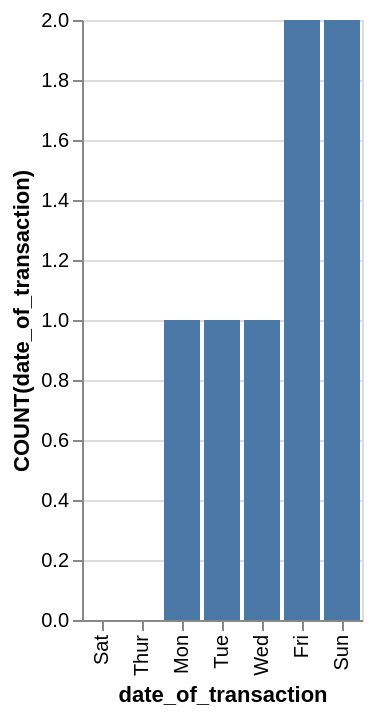

Here is the Vega-Lite specification saved for this chart:
### Vega-Lite specification from a JSON file in a GitHub repository (floating-point values rounded to 4 significant figures)
{"data": {"values": [{"x_data": "Sat", "y_data": 0}, {"x_data": "Thur", "y_data": 0}, {"x_data": "Mon", "y_data": 1}, {"x_data": "Tue", "y_data": 1}, {"x_data": "Wed", "y_data": 1}, {"x_data": "Fri", "y_data": 2}, {"x_data": "Sun", "y_data": 2}]}, "mark": "bar", "encoding": {"x": {"field": "x_data", "type": "nominal", "title": "date_of_transaction", "sort": {"op": "sum", "field": "y_data", "order": "ascending"}}, "y": {"field": "y_data", "type": "quantitative", "title": "COUNT(date_of_transaction)"}}}
